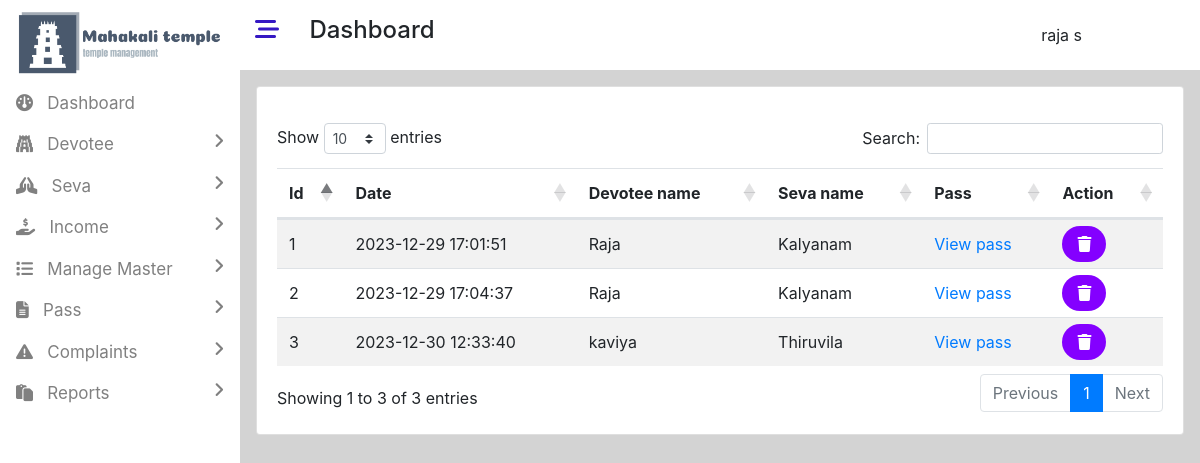
The page /admin/manage_pass.php (signed in) on the database its author committed.
### tables this page shows
CREATE TABLE `user` (
  `user_id` int(11) NOT NULL,
  `first_name` varchar(50) NOT NULL,
  `last_name` varchar(50) NOT NULL,
  `email` varchar(50) NOT NULL,
  `password` varchar(50) NOT NULL,
  `role` varchar(50) NOT NULL,
  `reading_time` timestamp NOT NULL DEFAULT current_timestamp() ON UPDATE current_timestamp()
);

CREATE TABLE `pass` (
  `pass_id` int(11) NOT NULL,
  `name` varchar(50) NOT NULL,
  `email` varchar(50) NOT NULL,
  `seva_id` int(11) NOT NULL,
  `charge` int(11) NOT NULL,
  `mobile` varchar(40) NOT NULL,
  `devotee_name` varchar(70) NOT NULL,
  `age` int(11) NOT NULL,
  `gender` varchar(50) NOT NULL,
  `proof_type` varchar(50) NOT NULL,
  `proof_no` varchar(50) NOT NULL,
  `no_of_persons` int(11) NOT NULL,
  `preading_time` timestamp NOT NULL DEFAULT current_timestamp() ON UPDATE current_timestamp(),
  `payment_status` varchar(50) NOT NULL DEFAULT 'pending'
);

CREATE TABLE `seva` (
  `seva_id` int(11) NOT NULL,
  `seva_name` varchar(50) NOT NULL,
  `charge` varchar(50) NOT NULL,
  `no_of_person` varchar(50) NOT NULL,
  `reading_time` timestamp NOT NULL DEFAULT current_timestamp() ON UPDATE current_timestamp()
);

### admin/admin_db.php (called while the page is built, shortened)
<?php
$con=mysqli_connect("localhost","root","","temple");
        ?>
        <?php
class pass
{
    public function get_pass()
    {
        global $con;
        $sql="select * from pass inner join seva on pass.seva_id=seva.seva_id";
        $result=mysqli_query($con,$sql);
        $a=[];
        if(mysqli_num_rows($result)>0)
        {
            while($row=mysqli_fetch_assoc($result))
            {
                array_push($a,$row);
            }
        }
        return $a;
    }
}
?>

### admin/manage_pass.php (the view, shortened to what this page needs)
<!DOCTYPE html>
<html lang="en">
<head>
    <link rel="stylesheet" href="../assets/bootstrap/bootstrap.min.css">
     <link rel="stylesheet" href="https://cdnjs.cloudflare.com/ajax/libs/twitter-bootstrap/4.5.2/css/bootstrap.css" type="text/css">
     <link rel="stylesheet" href="https://cdn.datatables.net/1.13.7/css/dataTables.bootstrap4.min.css" type="text/css">
    <link rel="stylesheet" href="https://cdnjs.cloudflare.com/ajax/libs/font-awesome/6.4.2/css/all.min.css"  />
    <link rel="stylesheet" href="css/style.css" type="text/css">
</head>
<body class="dashboard-page">
<div>
<?php
include("includes/leftbar.php");
?>
<div style="width:80%;height:110vh;" class="float-right main-content">
<?php
include("includes/header.php");
?>
<div class="container p-3">
<div class="card">
<div class="card-body">
<div class="row mt-3">
    <div class="col-md-12">
       <table id="example" class="example3 table table-striped" style="width:100%">
        <thead>
            <tr>
                <th>Id</th>
                <th>Date</th>
                <th>Devotee name</th>
                <th>Seva name</th>
                <th>Pass</th>
                <th>Action</th>
            </tr>
        </thead>
        <tbody>
<?php
include("admin_db.php");
$obj=new pass();
$states=$obj->get_pass();
$i=1;
foreach($states as $state)
{
?>
<tr>
    <td><?=$i?></td>
    <td><?=$state["preading_time"]?></td>
    <td><?=$state["devotee_name"]?></td>
    <td><?=$state["seva_name"]?></td>
    <td><a href="paymentpdf.php?id=<?=$state['pass_id']?>">View pass</a></td>
    <td>
    <a href="delete_pass.php?id=<?=$state['pass_id']?>" id="del-icon"><i class="fa-solid fa-trash"></i></a>
    </td>
</tr>
<?php
$i++;
}
?>
        </tbody>
    </table>
    </div>
</div>
</div>
</div>
</div>
</div>
</div>
</body>
</html>

### admin/includes/header.php (shortened to what this page needs)
<div class="container-fluid">
    <div class="row">
        <div class="col-md-12 bg-white py-3">
        <h4>
        <i class="fa-solid fa-bars-staggered mybar23" style="color: #3518c3;"></i>
        <span class="ml-4 ">Dashboard</span>
        <div class="dropdown mydropdown float-right">
  <button type="button" class="mybutton btn bg-white" data-toggle="dropdown">
  <?php
  if(isset($_SESSION["uid"]))
  {
    include("../db.php");
    $sql66="select * from user where user_id=".$_SESSION["uid"];
    $result66=mysqli_query($con,$sql66);
    $row66=mysqli_fetch_assoc($result66);
    echo $row66["first_name"]." ".$row66["last_name"];
  }
  ?>
  </button>
</div>
        </h4>
        </div>
    </div>
</div>

### admin/css/style.css (style rules this page uses)
.mybar23,.mybar24 { cursor:pointer; }
.main-content { background-color:lightgray; }
.mydropdown { margin-right:90px; }

### admin/manage_pass.php (style rules this page uses)
#del-icon { background-color:rgb(132, 0, 255);padding:8px 15px;color:white;border-radius:30px; }

### rows shown on the page
user: first_name "raja", last_name "s"
pass: preading_time "2023-12-29 17:01:51", devotee_name "Raja", seva.seva_name "Kalyanam"
pass: preading_time "2023-12-29 17:04:37", devotee_name "Raja", seva.seva_name "Kalyanam"
pass: preading_time "2023-12-30 12:33:40", devotee_name "kaviya", seva.seva_name "Thiruvila"
